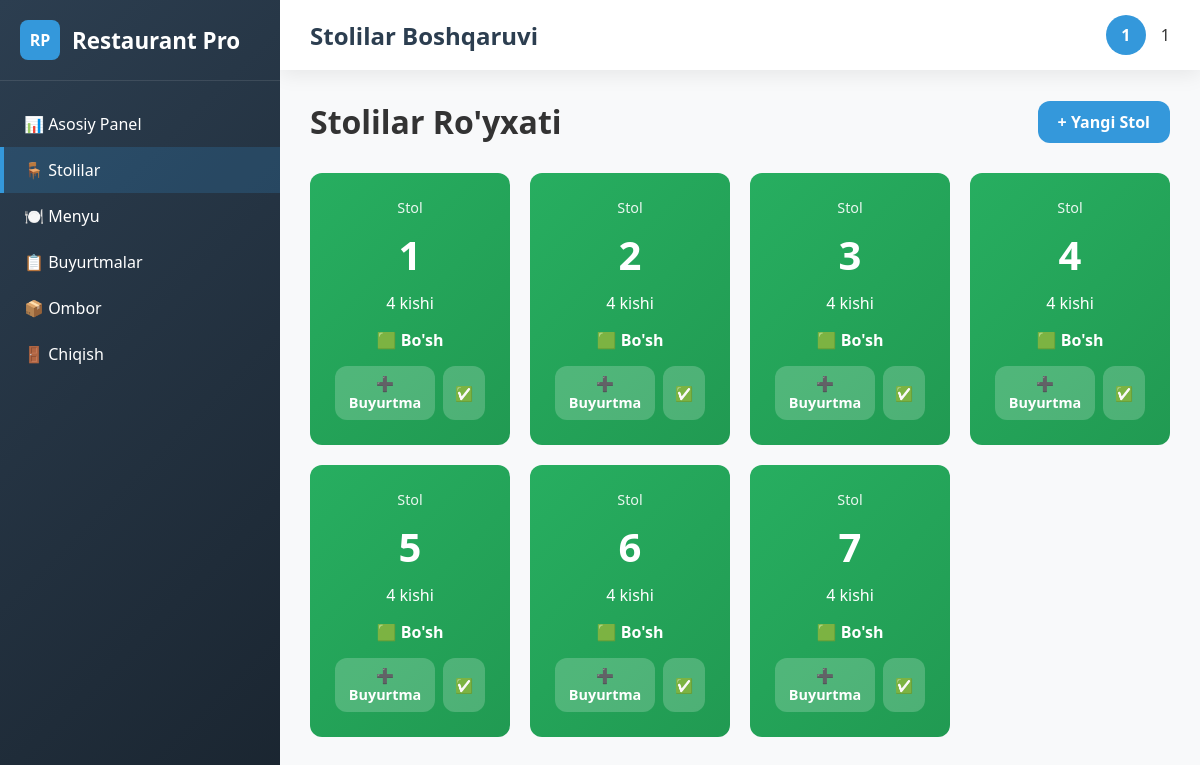
The page /tables/ (signed in) on the database its author committed.
### main/models.py (models this page shows, shortened)
class User(AbstractUser):
    ROLE_CHOICES = [
        ('admin', 'Administrator'),
        ('manager', 'Menejer'),
        ('waiter', 'Ofitsiant'),
        ('cook', 'Oshpaz'),
        ('chef', 'Bosh Oshpaz'),
        ('cashier', 'Kassir'),
        ('storekeeper', 'Omborchi'),
    ]
    phone_regex = RegexValidator(
        regex=r'^\+998\d{9}$',
        message="Telefon raqam +998xxxxxxx formatida bo'lishi kerak."
    )
    phone = models.CharField(max_length=13, unique=True, null=True, blank=True, validators=[phone_regex])
    email = models.EmailField(unique=True)
    full_name = models.CharField(max_length=120)
    profile_picture = models.ImageField(upload_to='profile_pics/', blank=True, null=True)
    role = models.CharField(max_length=20, choices=ROLE_CHOICES, default='waiter')
    date_joined = models.DateTimeField(auto_now_add=True)
    class Meta:
        swappable = 'AUTH_USER_MODEL'

class Table(models.Model):
    number = models.PositiveIntegerField(unique=True)
    seats = models.PositiveIntegerField(default=4)
    is_occupied = models.BooleanField(default=False)

### main/views.py (the view)
# urls.py: path('tables/', tables_list, name='tables'),
def tables_list(request):
    tables = Table.objects.all()
    return render(request, 'tables.html', {'tables': tables})

### templates/tables.html (shortened to what this page needs)
{% extends 'base.html' %}
{% block page_title %}Stolilar Boshqaruvi{% endblock %}
{% block content %}
<div style="display: flex; justify-content: space-between; align-items: center; margin-bottom: 30px;">
    <h1>Stolilar Ro'yxati</h1>
    <a href="{% url 'table_add' %}" class="btn btn-primary">+ Yangi Stol</a>
</div>
<div style="display: grid; grid-template-columns: repeat(auto-fill, minmax(200px, 1fr)); gap: 20px;">
    {% for table in tables %}
    <div class="table-card {% if table.is_occupied %}occupied{% else %}free{% endif %}"
         style="background: {% if table.is_occupied %}linear-gradient(135deg, #e74c3c, #c0392b){% else %}linear-gradient(135deg, #27ae60, #219a52){% endif %};
                color: white; padding: 25px; border-radius: var(--border-radius); text-align: center; cursor: pointer; transition: var(--transition);">
        <div style="font-size: 0.9rem; opacity: 0.9;">Stol</div>
        <div style="font-size: 2.5rem; font-weight: bold; margin: 10px 0;">{{ table.number }}</div>
        <div style="margin-bottom: 15px;">{{ table.seats }} kishi</div>
        <div style="font-weight: 600; margin-bottom: 15px;">
            {% if table.is_occupied %}🟥 Band{% else %}🟩 Bo'sh{% endif %}
        </div>
        <div style="display: flex; gap: 8px; justify-content: center;">
            {% if table.is_occupied %}
            <a href="{% url 'table_order' table.id %}" class="btn" style="background: rgba(255,255,255,0.2); color: white; padding: 8px 12px; font-size: 0.9rem;">📋 Buyurtma</a>
            {% else %}
            <a href="{% url 'table_order' table.id %}" class="btn" style="background: rgba(255,255,255,0.2); color: white; padding: 8px 12px; font-size: 0.9rem;">➕ Buyurtma</a>
            {% endif %}
            <a href="{% url 'table_toggle' table.id %}" class="btn" style="background: rgba(255,255,255,0.2); color: white; padding: 8px 12px; font-size: 0.9rem;">
                {% if table.is_occupied %}🔄{% else %}✅{% endif %}
            </a>
        </div>
    </div>
    {% endfor %}
</div>
{% endblock %}

### templates/base.html (shortened to what this page needs)
<!DOCTYPE html>
<html lang="uz">
<head>
</head>
<body>
    <div class="sidebar">
        <div class="sidebar-header">
            <div class="logo">RP</div>
            <h2>Restaurant Pro</h2>
        </div>
        <div class="nav-menu">
            <a href="{% url 'index' %}"
                class="nav-item {% if request.resolver_match.url_name == 'index' %}active{% endif %}">
                📊 Asosiy Panel
            </a>
            <a href="{% url 'tables' %}"
                class="nav-item {% if request.resolver_match.url_name == 'tables' %}active{% endif %}">
                🪑 Stolilar
            </a>
            <a href="{% url 'menu' %}"
                class="nav-item {% if request.resolver_match.url_name == 'menu' %}active{% endif %}">
                🍽️ Menyu
            </a>
            <a href="{% url 'orders' %}"
                class="nav-item {% if request.resolver_match.url_name == 'orders' %}active{% endif %}">
                📋 Buyurtmalar
            </a>
            <a href="{% url 'stock' %}"
                class="nav-item {% if request.resolver_match.url_name == 'stock' %}active{% endif %}">
                📦 Ombor
            </a>
            {% if user.is_authenticated %}
            <a href="{% url 'logout' %}" class="nav-item">
                🚪 Chiqish
            </a>
            {% else %}
            <a href="{% url 'login' %}" class="nav-item">
                🔑 Kirish
            </a>
            {% endif %}
        </div>
    </div>
    <div class="main-content">
        <div class="header">
            <div class="page-title">
                {% block page_title %}Asosiy Panel{% endblock %}
            </div>
            <div class="user-menu">
                {% if user.is_authenticated %}
                <div class="user-avatar"
                    style="width: 40px; height: 40px; border-radius: 50%; background: var(--secondary); display: flex; align-items: center; justify-content: center; color: white; font-weight: bold;">
                    {{ user.full_name|default:user.username|first }}
                </div>
                <span>{{ user.full_name|default:user.username }}</span>
                {% endif %}
            </div>
        </div>
        <div class="content-area">
            {% block content %}
            {% endblock %}
        </div>
    </div>
</body>
</html>

### templates/base.html (style rules this page uses)
:root { --primary: #2c3e50; --secondary: #3498db; --success: #27ae60; --danger: #e74c3c; --warning: #f39c12; --info: #17a2b8; --light: #ecf0f1; --dark: #34495e; --sidebar-width: 280px; --header-height: 70px; --border-radius: 12px; --shadow: 0 4px 20px rgba(0, 0, 0, 0.08); --transition: all 0.3s ease; }
* { margin: 0; padding: 0; box-sizing: border-box; font-family: 'Segoe UI', Tahoma, Geneva, Verdana, sans-serif; }
body { background-color: #f8f9fa; color: #333; display: flex; min-height: 100vh; }
.sidebar { width: var(--sidebar-width); background: linear-gradient(135deg, var(--primary) 0%, #1a2530 100%); color: white; height: 100vh; position: fixed; overflow-y: auto; z-index: 1000; }
.sidebar-header { padding: 20px; border-bottom: 1px solid rgba(255, 255, 255, 0.1); display: flex; align-items: center; gap: 12px; }
.sidebar-header h2 { font-weight: 600; font-size: 1.4rem; }
.logo { width: 40px; height: 40px; background: var(--secondary); border-radius: 8px; display: flex; align-items: center; justify-content: center; font-weight: bold; color: white; }
.nav-menu { padding: 20px 0; }
.nav-item { padding: 12px 20px; display: flex; align-items: center; gap: 12px; cursor: pointer; transition: var(--transition); border-left: 4px solid transparent; text-decoration: none; color: white; }
.nav-item.active { background: rgba(52, 152, 219, 0.2); border-left-color: var(--secondary); }
.main-content { flex: 1; margin-left: var(--sidebar-width); }
.header { height: var(--header-height); background: white; box-shadow: var(--shadow); display: flex; align-items: center; justify-content: space-between; padding: 0 30px; position: sticky; top: 0; z-index: 100; }
.page-title { font-size: 1.5rem; font-weight: 600; color: var(--primary); }
.user-menu { display: flex; align-items: center; gap: 15px; }
.content-area { padding: 30px; min-height: calc(100vh - var(--header-height)); }
.btn { padding: 10px 20px; border: none; border-radius: var(--border-radius); cursor: pointer; font-weight: 600; transition: var(--transition); display: inline-flex; align-items: center; gap: 8px; text-decoration: none; }
.btn-primary { background: var(--secondary); color: white; }

### rows shown on the page
User: full_name|first "1", full_name "1"
Table: number "1", seats "4", is_occupied "🟩 Bo'sh"
Table: number "2", seats "4", is_occupied "🟩 Bo'sh"
Table: number "3", seats "4", is_occupied "🟩 Bo'sh"
Table: number "4", seats "4", is_occupied "🟩 Bo'sh"
Table: number "5", seats "4", is_occupied "🟩 Bo'sh"
Table: number "6", seats "4", is_occupied "🟩 Bo'sh"
Table: number "7", seats "4", is_occupied "🟩 Bo'sh"
